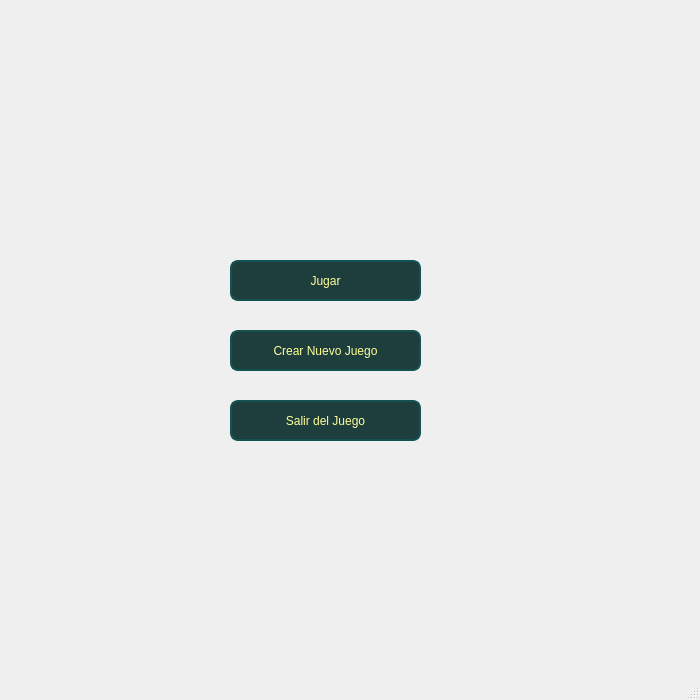
<?xml version="1.0" encoding="UTF-8"?>
<ui version="4.0">
 <class>MainWindow</class>
 <widget class="QMainWindow" name="MainWindow">
  <property name="geometry">
   <rect>
    <x>0</x>
    <y>0</y>
    <width>700</width>
    <height>700</height>
   </rect>
  </property>
  <property name="windowTitle">
   <string>MainWindow</string>
  </property>
  <property name="styleSheet">
   <string notr="true">QMainWindow {
    border-image: url(&quot;OpenSprite/FondoX.png&quot;) 0 0 0 0 stretch stretch;
    min-width: 700px;
    min-height: 394px;
}
</string>
  </property>
  <widget class="QWidget" name="centralwidget">
   <widget class="QPushButton" name="B_Jugar">
    <property name="geometry">
     <rect>
      <x>230</x>
      <y>260</y>
      <width>191</width>
      <height>41</height>
     </rect>
    </property>
    <property name="styleSheet">
     <string notr="true">QPushButton {
    background-color: #1e3d3d;
    color: #ffff99;  /* amarillo suave */
    border: 2px solid #145252;
    border-radius: 8px;
    font: bold 12pt &quot;Arial&quot;;
}

QPushButton:hover {
    background-color: #145252;
}

QPushButton:pressed {
    background-color: #0d2f2f;
}
</string>
    </property>
    <property name="text">
     <string>Jugar</string>
    </property>
   </widget>
   <widget class="QPushButton" name="B_NuevoJuego">
    <property name="geometry">
     <rect>
      <x>230</x>
      <y>330</y>
      <width>191</width>
      <height>41</height>
     </rect>
    </property>
    <property name="styleSheet">
     <string notr="true">QPushButton {
    background-color: #1e3d3d;
    color: #ffff99;  /* amarillo suave */
    border: 2px solid #145252;
    border-radius: 8px;
    font: bold 12pt &quot;Arial&quot;;
}

QPushButton:hover {
    background-color: #145252;
}

QPushButton:pressed {
    background-color: #0d2f2f;
}
</string>
    </property>
    <property name="text">
     <string>Crear Nuevo Juego</string>
    </property>
   </widget>
   <widget class="QPushButton" name="B_SalirJuego">
    <property name="geometry">
     <rect>
      <x>230</x>
      <y>400</y>
      <width>191</width>
      <height>41</height>
     </rect>
    </property>
    <property name="styleSheet">
     <string notr="true">QPushButton {
    background-color: #1e3d3d;
    color: #ffff99;  /* amarillo suave */
    border: 2px solid #145252;
    border-radius: 8px;
    font: bold 12pt &quot;Arial&quot;;
}

QPushButton:hover {
    background-color: #145252;
}

QPushButton:pressed {
    background-color: #0d2f2f;
}
</string>
    </property>
    <property name="text">
     <string>Salir del Juego</string>
    </property>
    <property name="flat">
     <bool>false</bool>
    </property>
   </widget>
  </widget>
  <widget class="QMenuBar" name="menubar">
   <property name="geometry">
    <rect>
     <x>0</x>
     <y>0</y>
     <width>700</width>
     <height>17</height>
    </rect>
   </property>
  </widget>
  <widget class="QStatusBar" name="statusbar"/>
 </widget>
 <resources/>
 <connections/>
</ui>
